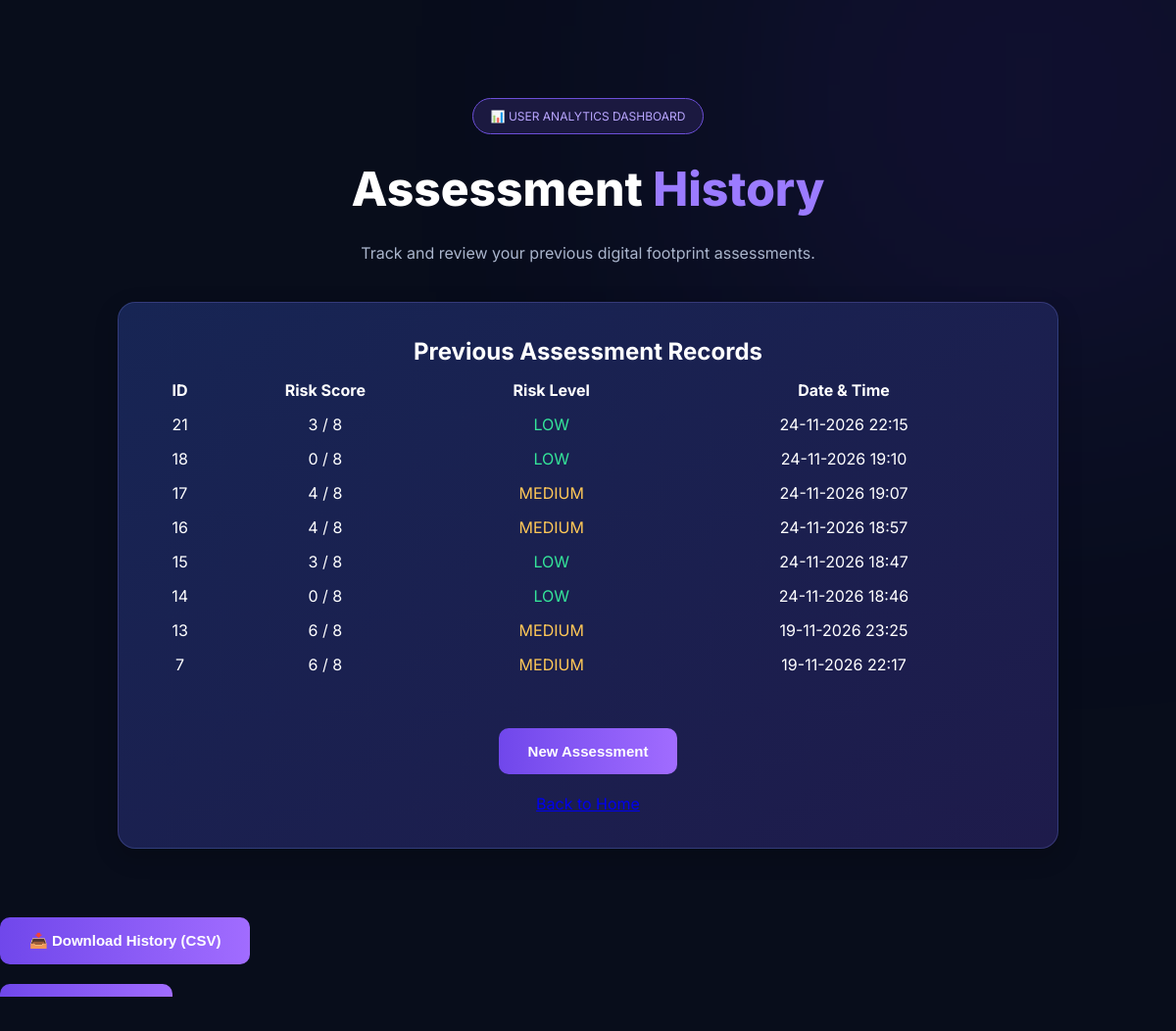
Screenshot of /history (signed in) with the database file from the repository.
### tables this page shows
CREATE TABLE assessments (
            id INTEGER PRIMARY KEY AUTOINCREMENT,
            score INTEGER,
            risk TEXT,
            date TEXT
        , user_id INTEGER, social INTEGER DEFAULT 0, personal INTEGER DEFAULT 0, location INTEGER DEFAULT 0, security INTEGER DEFAULT 0);

### app.py (the view)
@app.route('/history')
def history():
    if 'user_id' not in session:
        return redirect('/login')
    conn = sqlite3.connect('footprint.db')
    cursor = conn.cursor()
    cursor.execute(
        'SELECT id, score, risk, date FROM assessments WHERE user_id = ? ORDER BY id DESC',
        (session['user_id'],)
    )
    records = cursor.fetchall()
    conn.close()
    return render_template('history.html', records=records)

### templates/history.html (shortened to what this page needs)
<!DOCTYPE html>
<html lang="en">
<head>
    <link rel="stylesheet"
    href="{{ url_for('static', filename='style.css') }}">
</head>
<body>
<section class="hero">
    <div class="badge">📊 USER ANALYTICS DASHBOARD</div>
    <h1>Assessment <span>History</span></h1>
    <p>Track and review your previous digital footprint assessments.</p>
    <div class="card">
        <h2>Previous Assessment Records</h2>
        <div style="overflow-x:auto;">
            <table style="width:100%; color:white; border-spacing:15px; text-align:center;">
                <tr>
                    <th>ID</th>
                    <th>Risk Score</th>
                    <th>Risk Level</th>
                    <th>Date & Time</th>
                </tr>
                {% for record in records %}
                <tr>
                    <td>{{ record[0] }}</td>
                    <td>{{ record[1] }} / 8</td>
                    <td>
                        {% if record[2] == "HIGH" %}
                            <span style="color:#ff5555;">HIGH</span>
                        {% elif record[2] == "MEDIUM" %}
                            <span style="color:#ffc857;">MEDIUM</span>
                        {% else %}
                            <span style="color:#35e69a;">LOW</span>
                        {% endif %}
                    </td>
                    <td>{{ record[3] }}</td>
                </tr>
                {% else %}
                <tr>
                    <td colspan="4">No assessment records found.</td>
                </tr>
                {% endfor %}
            </table>
        </div>
        <br><br>
        <a href="/assessment">
            <button class="primary-btn">New Assessment</button>
        </a>
        <br><br>
        <a href="/">Back to Home</a>
    </div>
</section>
</body>
</html>
<a href="/download-history">
    <button type="button" class="primary-btn">
        📥 Download History (CSV)
    </button>
</a>
<form action="/clear-history" method="POST" onsubmit="return confirm('Are you sure you want to clear all assessment history?');">
    <button type="submit" class="primary-btn">
    </button>
</form>

### static/style.css (style rules this page uses)
* { margin: 0; padding: 0; box-sizing: border-box; }
body { font-family: 'Inter', sans-serif; background: #080d1b; color: #ffffff; min-height: 100vh; overflow-x: hidden; }
body::before { content: ""; position: fixed; width: 500px; height: 500px; background: #6338ff; filter: blur(180px); opacity: 0.16; top: -150px; right: -100px; z-index: -1; }
.hero { padding: 100px 10% 70px; text-align: center; }
.badge { display: inline-block; padding: 10px 18px; background: #1b1940; border: 1px solid #6d50d9; color: #b9a6ff; border-radius: 30px; font-size: 12px; margin-bottom: 25px; }
.hero h1 { font-size: 48px; font-weight: 800; line-height: 1.3; margin-bottom: 20px; }
.hero h1 span { color: #9b7bff; }
.hero p { color: #aab5cc; font-size: 16px; line-height: 1.8; max-width: 650px; margin: 0 auto 35px; }
.primary-btn { background: linear-gradient(90deg, #7047eb, #a16cff); color: white; padding: 15px 30px; border: none; border-radius: 10px; font-size: 15px; font-weight: 600; cursor: pointer; transition: 0.3s; }
.card { background: linear-gradient(145deg, #172554, #1e1b4b); border: 1px solid rgba(129, 140, 248, 0.25); border-radius: 18px; padding: 35px 25px; text-align: center; transition: all 0.35s ease; box-shadow: 0 8px 25px rgba(0, 0, 0, 0.2); }

### rows the page displays
assessments: id "21", score "3", risk "LOW", date "24-11-2026 22:15"
assessments: id "18", score "0", risk "LOW", date "24-11-2026 19:10"
assessments: id "17", score "4", risk "MEDIUM", date "24-11-2026 19:07"
assessments: id "16", score "4", risk "MEDIUM", date "24-11-2026 18:57"
assessments: id "15", score "3", risk "LOW", date "24-11-2026 18:47"
assessments: id "14", score "0", risk "LOW", date "24-11-2026 18:46"
assessments: id "13", score "6", risk "MEDIUM", date "19-11-2026 23:25"
assessments: id "7", score "6", risk "MEDIUM", date "19-11-2026 22:17"
